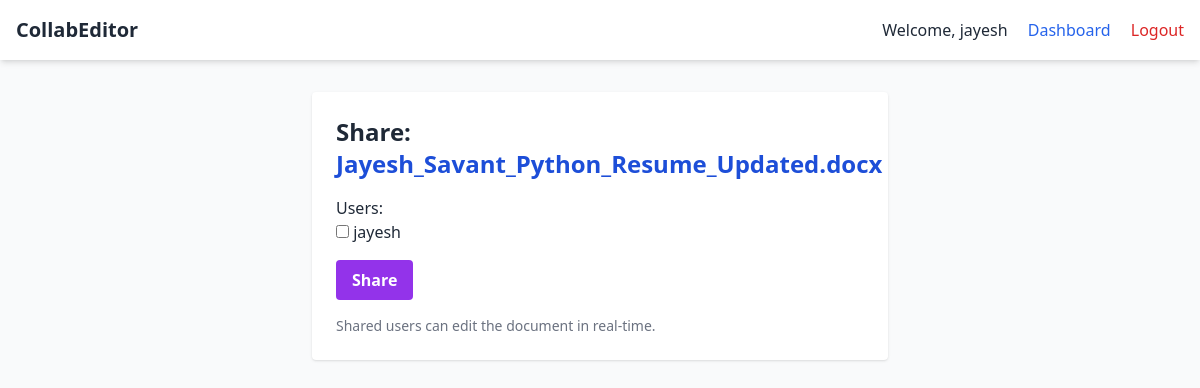
/editor/3/share/ (signed in), run on the app's committed database.
### users/models.py (models this page shows)
class CustomUser(AbstractUser):
    pass

### editor/models.py (models this page shows)
class Document(models.Model):
    title = models.CharField(max_length=100)
    content = models.TextField()
    last_updated = models.DateTimeField(auto_now=True)
    owner = models.ForeignKey(settings.AUTH_USER_MODEL, on_delete=models.CASCADE)
    collaborators = models.ManyToManyField(settings.AUTH_USER_MODEL, related_name='shared_documents', blank=True)

### editor/views.py (the view)
# urls.py: path('<int:doc_id>/share/', share_document, name='share_document'),
@login_required
def share_document(request, doc_id):
    doc = get_object_or_404(Document, id=doc_id, owner=request.user)
    if request.method == 'POST':
        form = ShareDocumentForm(request.POST)
        if form.is_valid():
            doc.collaborators.set(form.cleaned_data['users'])
            doc.save()
            return redirect('editor', doc_id=doc.id)
    else:
        form = ShareDocumentForm(initial={'users': doc.collaborators.all()})
    return render(request, 'editor/share.html', {'form': form, 'doc': doc})

### editor/forms.py
class ShareDocumentForm(forms.Form):
    users = forms.ModelMultipleChoiceField(
        queryset=get_user_model().objects.all(),
        widget=forms.CheckboxSelectMultiple
    )

### editor/templates/editor/share.html (shortened to what this page needs)
{% extends 'editor/base.html' %}
{% block content %}
<div class="max-w-xl mx-auto bg-white shadow p-6 rounded">
    <h2 class="text-2xl font-semibold mb-4">Share: <span class="text-blue-700">{{ doc.title }}</span></h2>
    <form method="post">
        {{ form.as_p }}
        <button type="submit"
                class="bg-purple-600 hover:bg-purple-700 text-white font-semibold px-4 py-2 rounded mt-4">
            Share
        </button>
    </form>
    <p class="text-sm text-gray-500 mt-4">
        Shared users can edit the document in real-time.
    </p>
</div>
{% endblock %}

### editor/templates/editor/base.html (shortened to what this page needs)
<!DOCTYPE html>
<html lang="en">
<head>
    <script src="https://cdn.tailwindcss.com"></script>
    <link href="https://cdn.quilljs.com/1.3.6/quill.snow.css" rel="stylesheet">
</head>
<body class="bg-gray-50 text-gray-800 font-sans">
    <nav class="bg-white shadow-md p-4 flex justify-between items-center">
        <div class="text-xl font-bold">
            <a href="{% url 'dashboard' %}">CollabEditor</a>
        </div>
        <div>
            {% if request.user.is_authenticated %}
                <span class="mr-4">Welcome, {{ request.user.username }}</span>
                <a href="{% url 'dashboard' %}" class="mr-4 text-blue-600 hover:underline">Dashboard</a>
                <a href="{% url 'logout' %}" class="text-red-600 hover:underline">Logout</a>
            {% else %}
                <a href="{% url 'login' %}" class="text-blue-600 hover:underline">Login</a>
            {% endif %}
        </div>
    </nav>
    <main class="container mx-auto mt-8 px-4">
        {% block content %}{% endblock %}
    </main>
</body>
</html>

### data on the page
CustomUser: user.username "jayesh"
Document: title "Jayesh_Savant_Python_Resume_Updated.docx"
